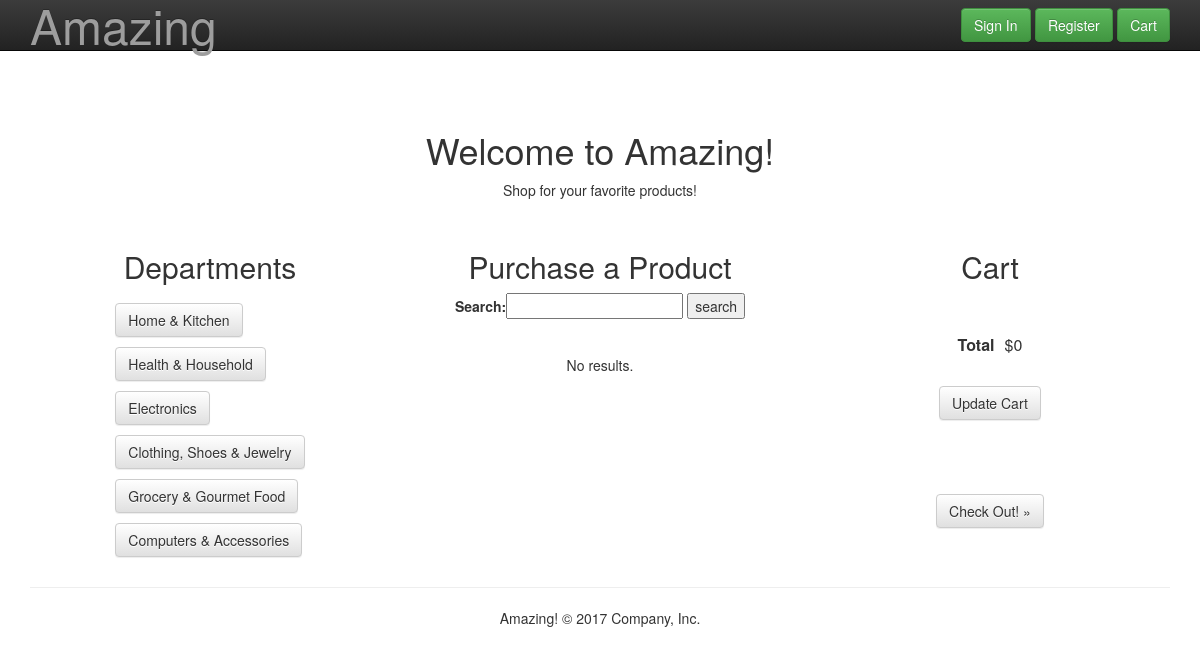
/search/department?department=1, run on an earlier commit of the app's database.
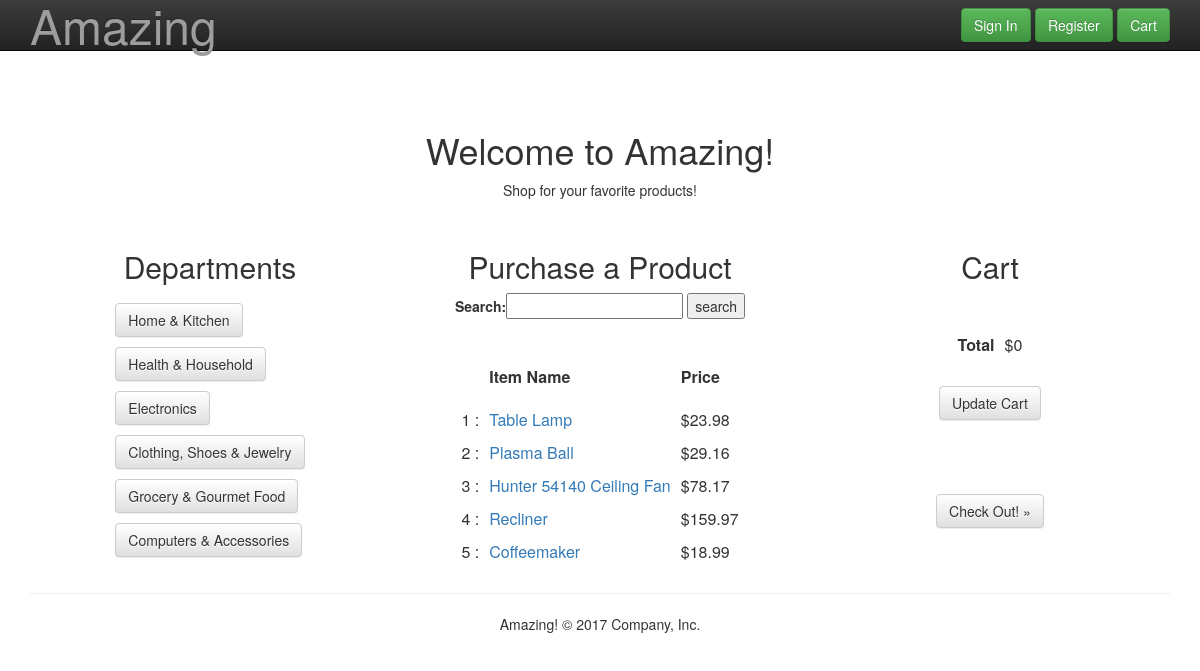
And on a later commit of the database.
### item/models.py (models this page shows, shortened)
class Item(models.Model):
	name = models.CharField(max_length=100)
	seller_name = models.CharField(max_length=100)
	price = models.FloatField()
	description = models.TextField(max_length=500)
	image = models.ImageField(blank=True, null=True)
	department = models.IntegerField(choices=DEPT_CHOICES,default=1)

### search/views.py (the view)
def department(request):
  cart = Cart(request)
  search = request.GET.get('department')
  print(search)
  items = Item.objects.filter(department=search)
  numResults = len(items)
  itemList = []
  total = 0
  for item in cart:
    itemList.append(item)
    total += item.total_price
  print(itemList)
  CartFormSet = formset_factory(CartForm, extra=0)
  if request.method == "POST" and len(itemList) > 0:
    formset = CartFormSet(request.POST)
    if(formset.is_valid()):
      index = 0
      for form in formset:
        item = Item.objects.get(pk=itemList[index].object_id)
        cart.update(item,form.cleaned_data['quantity'],itemList[index].unit_price)
        index += 1
    else:
      print (formset.errors)
    cart = Cart(request)
    total = 0
    for item in cart:
      total += item.total_price
    formset = CartFormSet(initial=[{'itemId' : item.object_id,
      'quantity' : item.quantity, 'name' : item.product.name, 'total_price' : item.total_price} for item in cart])
    message = 'Your Cart'
    return render(request,"search.html",{
      's_form':SearchForm(),
      'cart' : cart,
      'formset' : formset,
      'total' : total,
      'user' : request.user,
      'items' : items,
      'search' : search,
      'numResults' : numResults,
      })
  else:
    formset = CartFormSet(initial=[{'itemId' : item.object_id,
      'quantity' : item.quantity, 'name' : item.product.name, 'total_price' : item.total_price} for item in cart])
    message = 'Your Cart'
  return render(request,"search.html",{
    's_form':SearchForm(),
    'cart' : cart,
    'formset' : formset,
    'total' : total,
    'user' : request.user,
    'items' : items,
    'search' : search,
    'numResults' : numResults,
    })

### commerce/forms.py
class SearchForm(forms.Form):
	search = forms.CharField(label='Search')

### templates/search.html (shortened to what this page needs)
{% load staticfiles %}
{% load humanize %}
<link rel="stylesheet" href="https://maxcdn.bootstrapcdn.com/bootstrap/3.3.7/css/bootstrap.min.css">
<link rel="stylesheet" href="https://maxcdn.bootstrapcdn.com/bootstrap/3.3.7/css/bootstrap-theme.min.css">
<!DOCTYPE html>
<html lang="en">
  <head>
    <link href="../../assets/css/ie10-viewport-bug-workaround.css" rel="stylesheet">
    <link href="/static/css/jumbotron.css" rel="stylesheet">
  </head>
  <body>
    <nav class="navbar navbar-inverse navbar-fixed-top">
      <div class="container">
        <div class="navbar-header">
          <a class="navbar-brand" href="/">
      <font size = "18">Amazing</font>
      </a>
        </div>
        <div id="navbar" class="navbar-collapse collapse">
          <form class="navbar-form navbar-right">
            <form method="POST" action="{}">
              <div class="form-group">
                {% if user.is_authenticated %}
                  <table>
                    <tr>
                      <td><a class="navbar-brand text-center" href="{% url 'profile' %}">Welcome {{ user.username }}!</a></td>
                      <td><a class="btn btn-success" href="{% url 'profile' %}" role="button">Profile</a></td>
                      <td>&nbsp;</td>
                      <td> <a class="btn btn-success" href="{% url 'logout' %}" role="button">Logout</a></td>
                      <td>&nbsp;</td>
                      <td> <a class="btn btn-success" href="{% url 'cart' %}" role="button">Cart</a></td>
                    </tr>
                  </table>
                {% else %}
                  <table>
                    <tr>
                    <td><a class="btn btn-success" href="{% url 'login' %}" role="button">Sign In</a></td>
                    <td>&nbsp;</td>
                    <td><a class="btn btn-success" href="{% url 'register' %}" role="button">Register</a></td>
                    <td>&nbsp;</td>
                    <td><a class="btn btn-success" href="{% url 'cart' %}" role="button">Cart</a></td>
                    </tr>
                  </table>
                {% endif %}
              </div>
            </form>
          </form>
      </div>
    </nav>
 <div class="SearchColumn">
 <br>
  <br>
    <div class="container text-center">
      <br>
      <h1>Welcome to Amazing!</h1>
      <p>Shop for your favorite products!</p>
      <br>
    </div>
  </div>
  <div class="container text-center">
    <div class="row">
      <div class="col-md-4">
        <h2>Departments</h2>
        <table class="center" style="border-collapse: separate; border-spacing: 10px;">
          <tr>
            <td><a class="btn btn-default" href="{% url 'department' %}?department=1" role="button">Home &amp; Kitchen</a></td>
          </tr>
          <tr>
            <td><a class="btn btn-default" href="{% url 'department' %}?department=2" role="button">Health &amp; Household</a></td>
          </tr>
          <tr>
            <td><a class="btn btn-default" href="{% url 'department' %}?department=3" role="button">Electronics</a></td>
          </tr>
          <tr>
            <td><a class="btn btn-default" href="{% url 'department' %}?department=4" role="button">Clothing, Shoes &amp; Jewelry</a></td>
          </tr>
          <tr>
            <td><a class="btn btn-default" href="{% url 'department' %}?department=5" role="button">Grocery &amp; Gourmet Food</a></td>
          </tr>
          <tr>
            <td><a class="btn btn-default" href="{% url 'department' %}?department=6" role="button">Computers &amp; Accessories</a></td>
          </tr>
        </table>
      </div>
      <div class="col-md-4">
        <h2>Purchase a Product</h2>
        <form method="get" action="{% url 'search' %}">
          {{s_form}}
          <input type="submit" value="search">
        </form><br>
        {% if numResults == 0 %}
        <p>No results.</p>
        {% else %}
        <table class="center" style="border-collapse: separate; border-spacing: 10px;">
          <tr>
            <th></th>
            <th>Item Name</th>
            <th>Price</th>
          </tr>
          {% for item in items %}
          <tr>
            <td>{{forloop.counter0|add:1}}&nbsp;:</td>
            <td><a href="{% url 'item' %}?id={{item.id | urlencode}}">{{item.name}}</a></td>
            <td>${{item.price|floatformat:2|intcomma}}</td>
          </tr>
        {% endfor %}
        </table>
        {% endif %}
      </div>
      <div class="col-md-4">
      <h2>Cart</h2>
      <br>
      {% if cart.count == 0 %}
        <p>Your cart is empty.</p>
      {% else %}
        <form action="{% url 'search' %}?search={{search}}" method="post">{% csrf_token %}
          <table class="center" style="border-collapse: separate; border-spacing: 10px;">
          <tr>
            <th>Total</th>
            <td>${{total}}</td>
          </tr>
          </table>
          <br>
          <input class="btn btn-default" type="submit" value="Update Cart">
        </form>
        <br>
        <br>
        <br>
        <p><a class="btn btn-default" href="{% url 'purchase' %}" role="button">Check Out! &raquo;</a></p>
        {% endif %}
        </div>
      </div>
      <hr>
      <footer>
        <p>Amazing! &copy; 2017 Company, Inc.</p>
      </footer>
    </div>
  </body>
</html>

### static/css/jumbotron.css (style rules this page uses)
body { padding-top: 50px; padding-bottom: 20px; }

### templates/search.html (style rules this page uses)
table.center { margin-left: auto; margin-right: auto; }

What changed in the data, as far as the page shows it:
added Item: name "Table Lamp", price "23.98"
added Item: name "Plasma Ball", price "29.16"
added Item: name "Hunter 54140 Ceiling Fan", price "78.17"
added Item: name "Recliner", price "159.97"
added Item: name "Coffeemaker", price "18.99"
Also different on the page:
text no longer shown: "No results."
text now shown: "Item Name Price"
